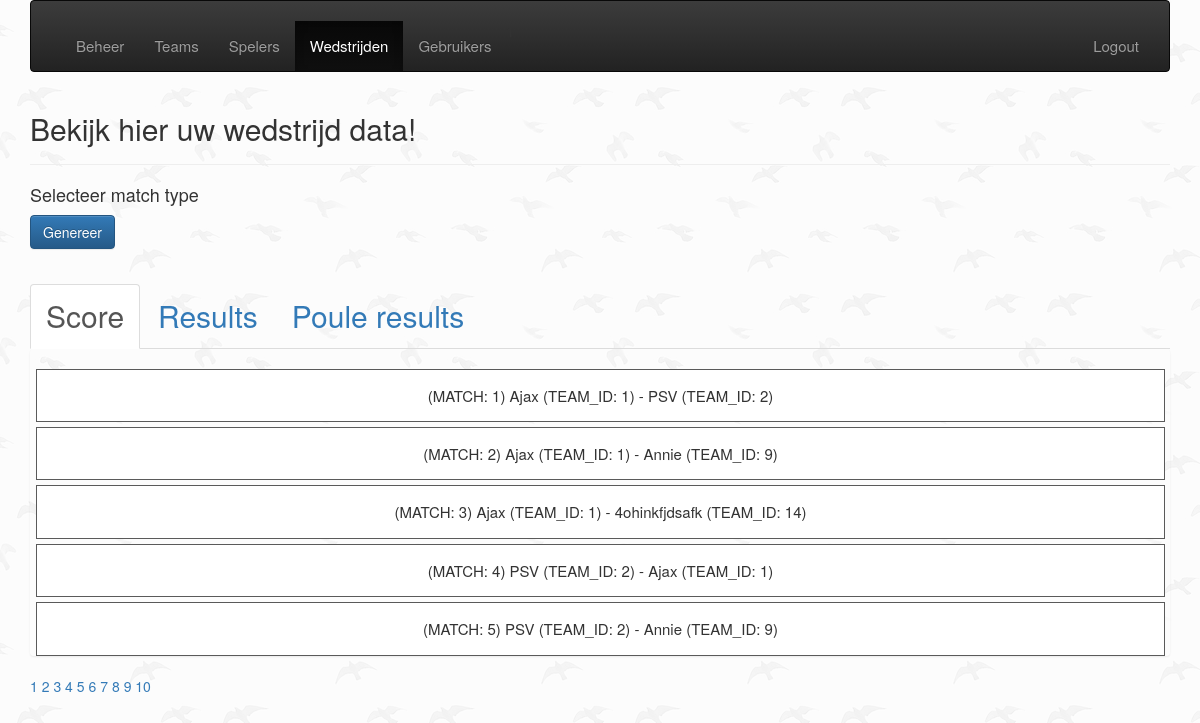
The page /public/createGame.php (signed in) on the database as committed earlier.
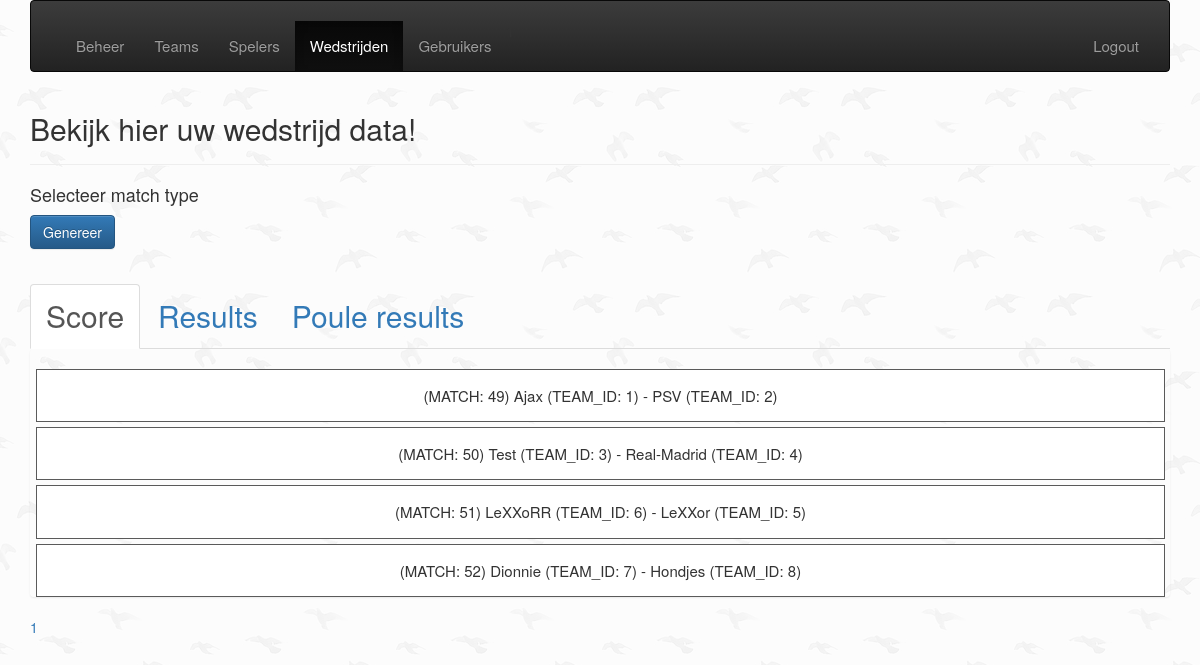
The same page on the database as committed later.
### tables this page shows
CREATE TABLE `tbl_matches` (
  `id` int(10) UNSIGNED NOT NULL,
  `team_id_a` int(10) UNSIGNED NOT NULL,
  `team_id_b` int(10) UNSIGNED NOT NULL,
  `score_team_a` int(10) UNSIGNED DEFAULT '0',
  `score_team_b` int(10) UNSIGNED DEFAULT '0',
  `isPlayed` tinyint(1) DEFAULT '0',
  `matchType` int(1) NOT NULL DEFAULT '0',
  `start_time` datetime DEFAULT NULL
);

CREATE TABLE `tbl_teams` (
  `id` int(11) UNSIGNED NOT NULL,
  `poule_id` int(11) NOT NULL DEFAULT '0',
  `name` varchar(255) NOT NULL,
  `points` int(3) DEFAULT '0',
  `created_at` datetime NOT NULL DEFAULT CURRENT_TIMESTAMP,
  `deleted_at` datetime DEFAULT NULL
);

### app/init.php (called while the page is built)
<?php
$navMenu = [
    [
        'label' => 'Beheer',
        'link'  => 'beheer.php',
        'level' => 1
    ],
    [
        'label' => 'Teams',
        'link'  => 'createTeam.php',
        'level' => 1
    ],
    [
        'label' => 'Spelers',
        'link'  => 'createPlayer.php',
        'level' => 1
    ],
    [
        'label' => 'Wedstrijden',
        'link'  => 'createGame.php',
        'level' => 1
    ],
    [
        'label' => 'Gebruikers',
        'link'  => 'createUser.php',
        'level' => 2
    ],
];

### public/createGame.php (the view, shortened to what this page needs)
<?php
require ('../app/database.php');
require ('header.php');
?>
    <header class="page-header">
        <h2>Bekijk hier uw wedstrijd data!</h2>
    </header>
    <?php if ( $_SESSION['adminLevel'] >= 2 ) :?>
        <h4>Selecteer match type</h4>
        <form action="../app/create_game_manager.php" method="POST">
            <div class="form-group">
                <input class="btn btn-primary" type="submit" value="Genereer">
            </div>
        </form>
    <?php endif; ?>
    <ul class="nav nav-tabs" id="filter" role="tablist">
        <li role="presentation" class="active">
            <a href="#score" id="score-tab" role="tab" data-toggle="tab" aria-controls="score" aria-expanded="true">Score</a>
        </li>
        <li role="presentation" class="">
            <a href="#results" role="tab" id="results-tab" data-toggle="tab" aria-controls="results" aria-expanded="false">Results</a>
        </li>
        <li role="presentation" class="">
            <a href="#poule-results" role="tab" id="poule-results-tab" data-toggle="tab" aria-controls="poule-results" aria-expanded="false">Poule results</a>
        </li>
    </ul>
    <div class="tab-content" id="tab-content">
        <div class="tab-pane active" id="score">
            <?php
            $page = isset($_GET['page'])?(int)$_GET['page'] : 1;
            $perPage = isset($_GET['per-page'])&& $_GET['per-page'] <=5 ?(int)$_GET['per-page'] : 5;
            $start = ($page > 1) ? ($page * $perPage) - $perPage : 0;
            $matches = $db_conn->prepare ("SELECT SQL_CALC_FOUND_ROWS * FROM tbl_matches WHERE isPlayed = FALSE LIMIT {$start},{$perPage}");
            $matches->execute();
            $matches = $matches->fetchAll(PDO::FETCH_ASSOC);
            $total = $db_conn->query("SELECT FOUND_ROWS() as total")->fetch()['total'];
            $pages = ceil($total /$perPage);
            $teams = $db_conn->prepare ("SELECT * FROM tbl_teams");
            $teams->execute();
            $teams = $teams->fetchAll(PDO::FETCH_ASSOC);
            ?>
            <ul class="list-group">
                <?php
                    foreach ($matches as $match)
                    {
                        $id = $match['id'];
                        $team_id_a = $match['team_id_a'];
                        $team_id_b = $match['team_id_b'];
                        foreach ($teams as $team) {
                            if ($team_id_a == $team['id']) {
                                $name_team_a    = $team['name'];
                                $id_team_a      = $team['id'];
                            }
                            else if ($team_id_b == $team['id'])
                            {
                                $name_team_b = $team['name'];
                                $id_team_b = $team['id'];
                            }
                        }
                        echo "<ul class=\"agenda-item\">
                                  <form action=\"adjust_game.php\" method=\"GET\">
                                      <input type=\"hidden\" name=\"adjust\" value=\"{$match['id']}\">
                                      <input class=\"adjust\" type=\"submit\" value=\"adjust\">
                                         </form>
                                      <li>
                                        (MATCH: $id) $name_team_a (TEAM_ID: $id_team_a) - $name_team_b (TEAM_ID: $id_team_b)
                                      </li>
                                  </form>
                              </ul>";
                    }
                ?>
            </ul>
            <div class="pagenation">
                <?php  for ($x =1; $x <= $pages; $x++) :?>
                    <a href="?page=<?php echo $x; ?>&per-page=<?php echo $perPage ?>"><?php  echo $x; ?></a>
                <?php endfor; ?>
            </div>
        </div>
</div>
<?php require ('footer.php'); ?>

### public/header.php (shortened to what this page needs)
<?php
    require_once __DIR__ . '/../app/init.php';
    function checkActiveUrl($url)
    {
        $requestedUrl = $_SERVER['REQUEST_URI'];
        $split = explode('/', $requestedUrl);
        if (end($split) === $url )
        {
            return true;
        }
        return false;
    }
?>
<!doctype html>
<html lang="en">
<head>
    <link rel="stylesheet" href="../css/main.css">
    <link rel="stylesheet" href="https://maxcdn.bootstrapcdn.com/bootstrap/3.3.7/css/bootstrap.min.css"
>
    <link rel="stylesheet" href="https://maxcdn.bootstrapcdn.com/bootstrap/3.3.7/css/bootstrap-theme.min.css"
>
</head>
<body>
    <div class="container">
        <nav class="navbar navbar-inverse">
            <div class="container-fluid">
                <div class="collapse navbar-collapse" id="bs-example-navbar-collapse-1">
                    <ul class="nav navbar-nav">
                        <?php foreach($navMenu as $item): ?>
                            <?php if($item['level'] <= $_SESSION['adminLevel'] ): ?>
                                <li class="<?php echo checkActiveUrl($item['link']) ? 'active' : '' ?>" role="presentation"><a href="<?= $item['link']; ?>"> <?= $item['label']; ?> </a></li>
                            <?php endif; ?>
                        <?php endforeach; ?>
                    </ul>
                    <ul class="nav navbar-nav navbar-right">
                        <li><a href="logout.php">Logout</a></li>
                    </ul>
                </div>
            </div>
        </nav>

### public/footer.php (shortened to what this page needs)
        </div>
    </body>
</html>

### css/main.css (style rules this page uses)
ul { padding-top: 20px; list-style-type: none; }
.nav-tabs li { font-size: 30px; }
li { font-size: 15px; }
body { background: url("../img/bg.png"); }
a { color: red; }
.agenda-item { padding: 15px; border: 1px solid rgb(90, 90, 90); margin: 0 5px 5px 6px; background: #FFF; position: relative; text-align: center; }

Rows that differ between the two databases and show on the page:
no longer on this page (row edited): tbl_matches: id "1", team_id_a.name "Ajax", team_id_a "1", team_id_b.name "PSV", team_id_b "2"
no longer on this page (row edited): tbl_matches: id "2", team_id_a.name "Ajax", team_id_a "1", team_id_b.name "Annie", team_id_b "9"
no longer on this page (row edited): tbl_matches: id "3", team_id_a.name "Ajax", team_id_a "1", team_id_b.name "4ohinkfjdsafk", team_id_b "14"
no longer on this page (row edited): tbl_matches: id "4", team_id_a.name "PSV", team_id_a "2", team_id_b.name "Ajax", team_id_b "1"
no longer on this page (row edited): tbl_matches: id "5", team_id_a.name "PSV", team_id_a "2", team_id_b.name "Annie", team_id_b "9"
added tbl_matches: id "49", team_id_a.name "Ajax", team_id_a "1", team_id_b.name "PSV", team_id_b "2"
added tbl_matches: id "50", team_id_a.name "Test", team_id_a "3", team_id_b.name "Real-Madrid", team_id_b "4"
added tbl_matches: id "51", team_id_a.name "LeXXoRR", team_id_a "6", team_id_b.name "LeXXor", team_id_b "5"
added tbl_matches: id "52", team_id_a.name "Dionnie", team_id_a "7", team_id_b.name "Hondjes", team_id_b "8"
Other text that changed with them:
list line gone: "2"
list line gone: "3"
list line gone: "4"
list line gone: "5"
list line gone: "6"
list line gone: "7"
list line gone: "8"
list line gone: "9"
list line gone: "10"
